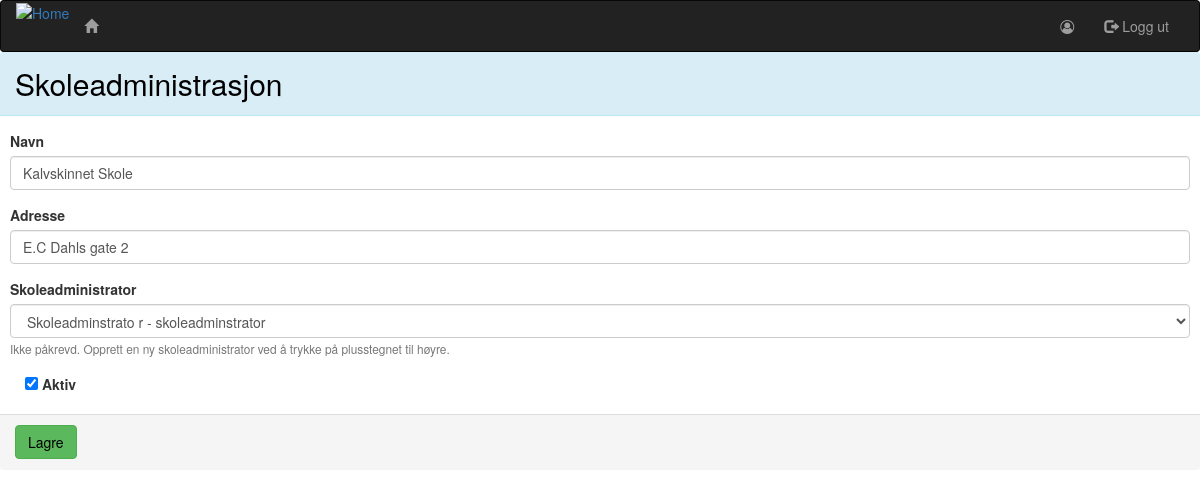
/administrasjon/skoler/oppdater/1/, run on the app's committed database.
### administration/models.py (models this page shows, shortened)
class School(models.Model):
    school_administrator = models.ForeignKey('Person', null=True, blank=True, verbose_name='Skoleadministrator',
                                             help_text='Ikke påkrevd. Opprett en ny skoleadministrator ved å trykke på plusstegnet til høyre.',
                                             on_delete=models.SET_NULL)
    school_name = models.CharField(max_length=100, verbose_name='Navn')
    school_address = models.CharField(max_length=100, verbose_name='Adresse')
    is_active = models.BooleanField(default=True, verbose_name='aktiv',
                                    help_text='Angir at denne skolen er aktiv. Avmerk denne i stedet for å slette skolen.')
    class Meta:
        ordering = ['school_name']

### administration/views.py (the view)
# urls.py: url(r'skoler/oppdater/(?P<school_pk>[0-9]+)/$', views.SchoolUpdateView.as_view(), name='schoolUpdate'),
class SchoolUpdateView(SchoolCheck, generic.UpdateView):
    login_url = reverse_lazy('login')
    model = School
    template_name = 'administration/school_form.html'
    form_class = SchoolForm
    pk_url_kwarg = 'school_pk'
    def get_context_data(self, **kwargs):
        context = super(SchoolUpdateView, self).get_context_data(**kwargs)
        context['administratorForm'] = SchoolAdministratorForm()
        return context

### administration/forms.py
class SchoolForm(forms.ModelForm):
    class Meta:
        model = School
        fields = ['school_name', 'school_address', 'school_administrator', 'is_active']
    def __init__(self, *args, **kwargs):
        super(SchoolForm, self).__init__(*args, **kwargs)
        self.fields['school_administrator'].queryset = Person.objects.filter(role=3)

class SchoolAdministratorForm(forms.ModelForm):
    first_name = forms.CharField(required=True, label='Fornavn')
    last_name = forms.CharField(required=True, label='Etternavn')
    email = forms.EmailField(required=True, label='Epost')
    class Meta:
        model = Person
        fields = ['date_of_birth', 'sex']

### administration/models.py (called while the page is built)
    def __str__(self):
        return self.first_name + " " + self.last_name + " - " + self.username

### administration/templates/administration/school_form.html (shortened to what this page needs)
{% extends 'matistikk/base.html' %}
{% load bootstrap3 %}
{% block body %}
    <div class="panel panel-info">
        <div class="panel-heading">
            <h2>Skoleadministrasjon</h2>
        </div>
        <div class="panel-body">
            <form class="form-horizontal form-margin" action="" method="POST" enctype="multipart/form-data">
                {% bootstrap_field form.school_name addon_before='<span class="glyphicon glyphicon-home"></span>' %}
                {% bootstrap_field form.school_address addon_before='<span class="fa fa-map-marker"></span>' %}
                {% bootstrap_field form.school_administrator addon_before='<span class="glyphicon glyphicon-user"></span>' addon_after='<a data-toggle="modal" data-target="#addAdministrator" style="cursor: pointer;" id="addNewSchoolAdministratorBtn"><span id="createPerson" class="glyphicon glyphicon-plus"></span></a>' %}
                {% bootstrap_field form.is_active %}
            </form>
        </div>
        <div class="panel-footer">
            <button type="submit" class="btn btn-success" onclick="submit()" id="saveNewSchoolBtnVisible">
                {% bootstrap_icon "check" %} Lagre
            </button>
        </div>
    </div>
{% endblock %}

### administration/static/administration/style.css (style rules this page uses)
p, h1, h2, h3, h4, h5, h6 { color: black; }
.btn { color: black; }
.form-margin { padding-left: 10px !important; padding-right: 10px !important; }
html, body { height: 100%; margin: 0px; padding: 0px; }
.panel { border: none; }
.panel-heading h2 { margin-top: 5px; margin-bottom: 5px; }
.panel { margin-bottom: 0px; }

### data on the page
School: school_name "Kalvskinnet Skole", school_address "E.C Dahls gate 2", school_administrator "Skoleadminstrato r - skoleadminstrator", is_active "☑"
